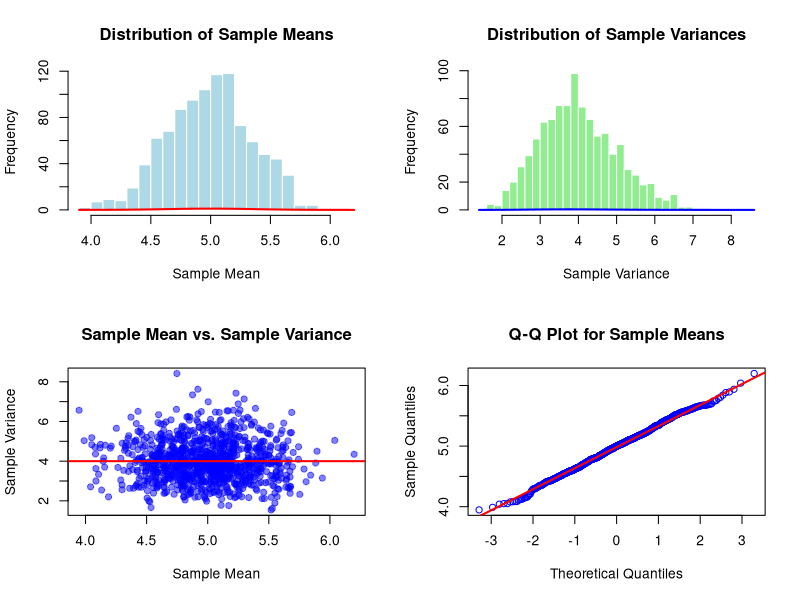

Generate this figure with R:
# Lab 1: Verification of Fisher’s Lemma Using Simulated Data from Normal Distributions								
# Parameters								
mu <- 5								
sigma <- 2								
n <- 30								
N_sim <- 1000								
								
# Initialize vectors								
sample_means <- numeric(N_sim)								
sample_vars <- numeric(N_sim)								
								
# Simulation								
set.seed(123)								
for (i in 1:N_sim) {								
  data <- rnorm(n, mean = mu, sd = sigma)								
  sample_means[i] <- mean(data)								
  sample_vars[i] <- var(data)								
}								
								
# Check correlation								
correlation <- cor(sample_means, sample_vars)								
print(paste("Correlation between sample mean and sample variance:", correlation))								
								
# Graphical Output								
par(mfrow = c(2, 2))								
								
# Histogram of sample means								
hist(sample_means, breaks = 30, col = "lightblue", main = "Distribution of Sample Means", xlab = "Sample Mean", border = "white")								
curve(dnorm(x, mean = mu, sd = sigma/sqrt(n)), add = TRUE, col = "red", lwd = 2)								
								
# Histogram of sample variances								
hist(sample_vars, breaks = 30, col = "lightgreen", main = "Distribution of Sample Variances", xlab = "Sample Variance", border = "white")								
curve(dchisq((x * (n-1)) / sigma^2, df = n-1) * (n-1)/sigma^2, add = TRUE, col = "blue", lwd = 2)								
								
# Scatterplot of sample means vs. sample variances								
plot(sample_means, sample_vars, pch = 19, col = rgb(0, 0, 1, 0.5), main = "Sample Mean vs. Sample Variance", xlab = "Sample Mean", ylab = "Sample Variance")								
abline(h = sigma^2, col = "red", lwd = 2)								
								
# Q-Q plot for sample means								
qqnorm(sample_means, main = "Q-Q Plot for Sample Means", col = "blue")								
qqline(sample_means, col = "red", lwd = 2)								
